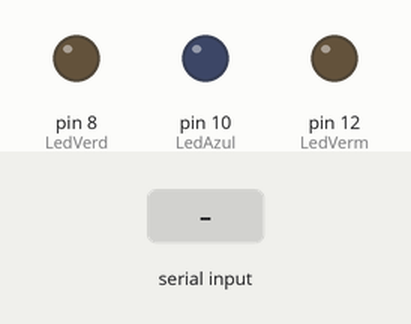
Simulated run of this sketch. Board: Arduino Uno, built with avr-gcc and run on an emulated ATmega328P. On the bench: output pins drawn as LEDs (lit = HIGH). Inputs (shaded band) come from the test bench. What the sketch prints to the serial monitor is not drawn.

Above: at 1.2 s.
1.3 s: "r" received over Serial
At 3.1 s:
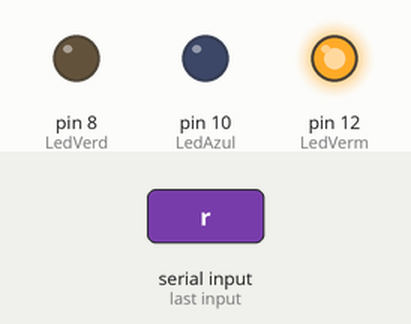
3.5 s: "g" received over Serial
At 4.6 s:
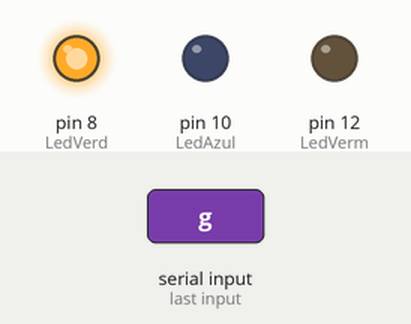
5.5 s: "b" received over Serial
At 7.2 s:
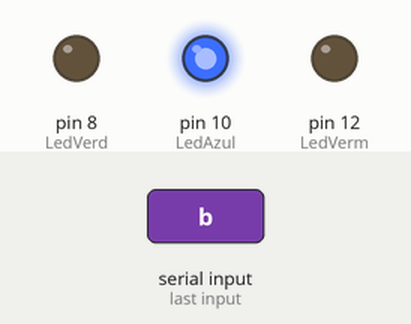
7.5 s: "y" received over Serial
At 8.8 s:
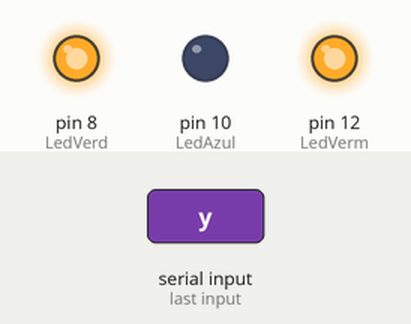
9.5 s: "m" received over Serial
At 10.4 s:
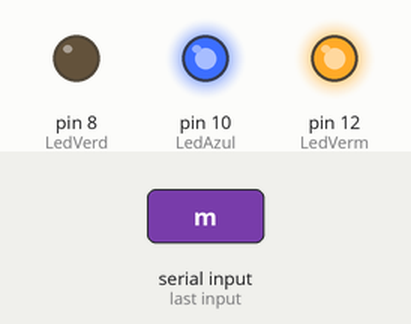
11.5 s: "c" received over Serial
At 13.1 s:
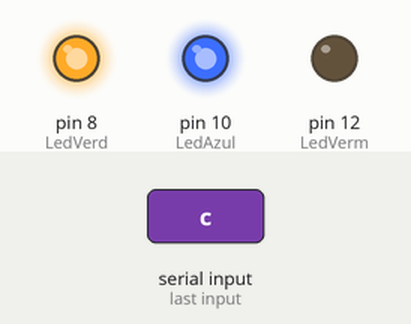
Timing chart, 0 to 14.5 s (numbered marks = the images above; inputs shaded):
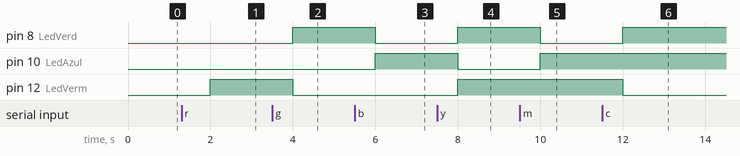

Measured:
- after the input at 1.3 s, pin 12 (LedVerm): LOW → HIGH after 0.70 s
- after the input at 3.5 s, pin 8 (LedVerd): LOW → HIGH after 0.50 s; pin 12 (LedVerm): HIGH → LOW after 0.50 s
- after the input at 5.5 s, pin 8 (LedVerd): HIGH → LOW after 0.50 s; pin 10 (LedAzul): LOW → HIGH after 0.50 s
- after the input at 7.5 s, pin 8 (LedVerd), pin 12 (LedVerm): LOW → HIGH after 0.50 s; pin 10 (LedAzul): HIGH → LOW after 0.50 s
- after the input at 9.5 s, pin 8 (LedVerd): HIGH → LOW after 0.50 s; pin 10 (LedAzul): LOW → HIGH after 0.50 s
- after the input at 11.5 s, pin 8 (LedVerd): LOW → HIGH after 0.50 s; pin 12 (LedVerm): HIGH → LOW after 0.50 s

The sketch:

LedRGB.ino
```cpp
#define LedVerm 12
#define LedAzul 10
#define LedVerd 8

void setup()
{
  Serial.begin(9600);
  pinMode(LedVerm, OUTPUT);
  pinMode(LedAzul, OUTPUT);
  pinMode(LedVerd, OUTPUT);
  digitalWrite(LedVerm, LOW);
  digitalWrite(LedAzul, LOW);
  digitalWrite(LedVerd, LOW);

}

void loop()
{
  char led = Serial.read();
  Serial.println(led);
  switch(led){
	case 'r':
    	digitalWrite(LedVerm, HIGH);
  		digitalWrite(LedAzul, LOW);
  		digitalWrite(LedVerd, LOW);
   		break;
    case 'g':
    	digitalWrite(LedVerm, LOW);
  		digitalWrite(LedAzul, LOW);
  		digitalWrite(LedVerd, HIGH);
        break;
    case 'b':
    	digitalWrite(LedVerm, LOW);
  		digitalWrite(LedAzul, HIGH);
  		digitalWrite(LedVerd, LOW);
        break;
    case 'y':
    	digitalWrite(LedVerm, HIGH);
  		digitalWrite(LedAzul, LOW);
  		digitalWrite(LedVerd, HIGH);
        break;
    case 'm':
    	digitalWrite(LedVerm, HIGH);
  		digitalWrite(LedAzul, HIGH);
  		digitalWrite(LedVerd, LOW);
        break;
    case 'c':
    	digitalWrite(LedVerm, LOW);
  		digitalWrite(LedAzul, HIGH);
  		digitalWrite(LedVerd, HIGH);
        break;
    case 'w':
    	digitalWrite(LedVerm, HIGH);
  		digitalWrite(LedAzul, HIGH);
  		digitalWrite(LedVerd, HIGH);
        break;
    case 'o':
    	digitalWrite(LedVerm, LOW);
  		digitalWrite(LedAzul, LOW);
  		digitalWrite(LedVerd, LOW);
        break;

  }
  delay(1000);
}
```
